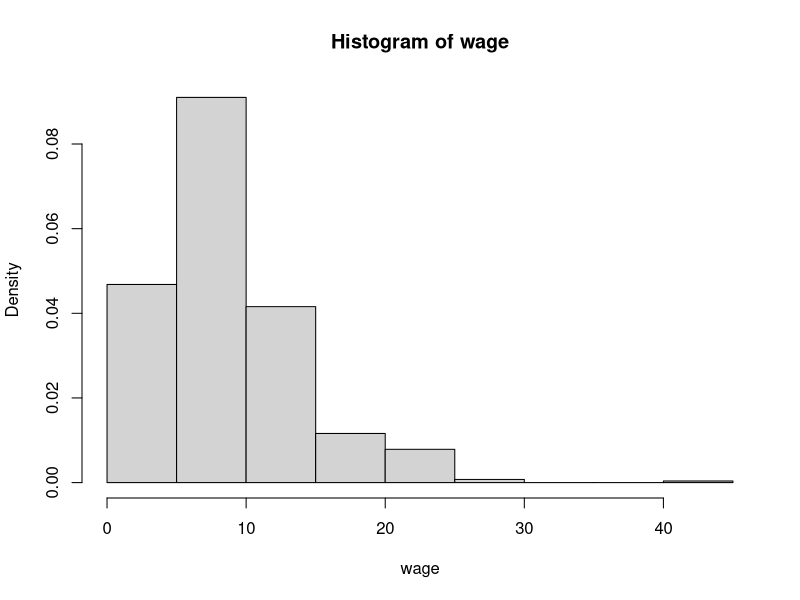
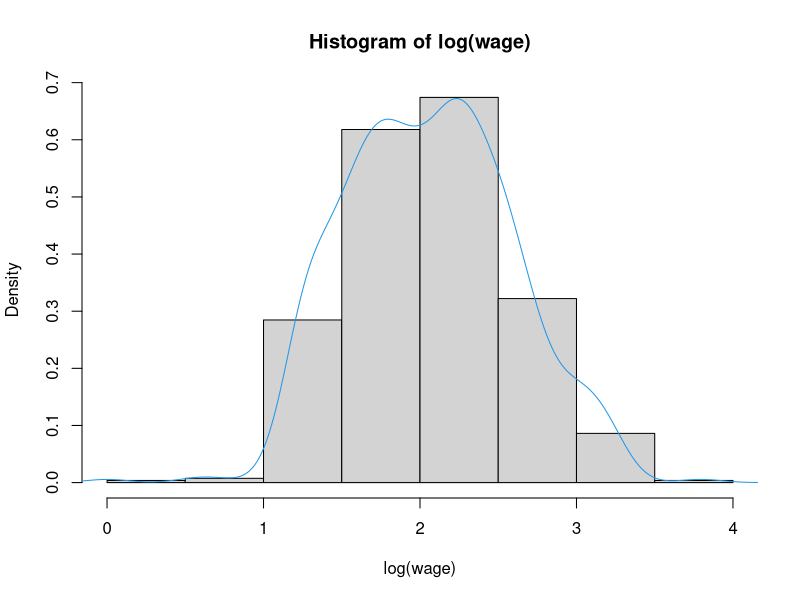
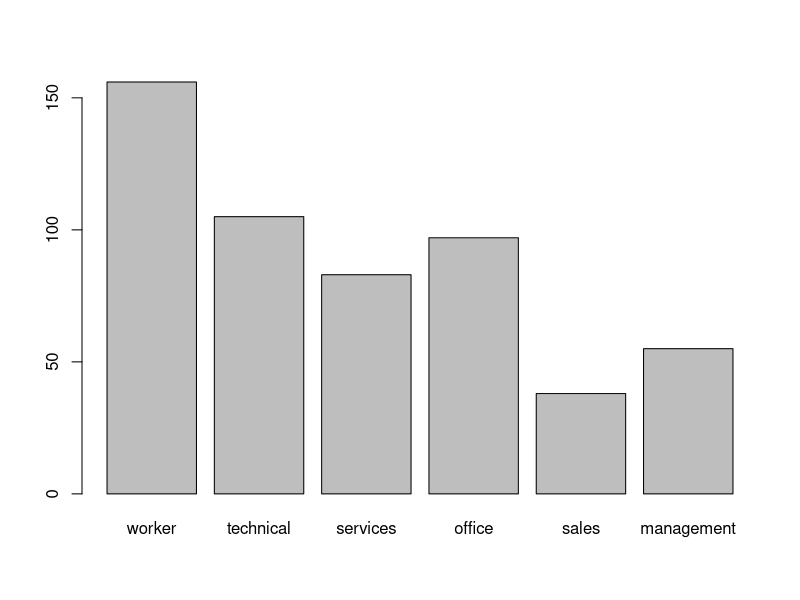
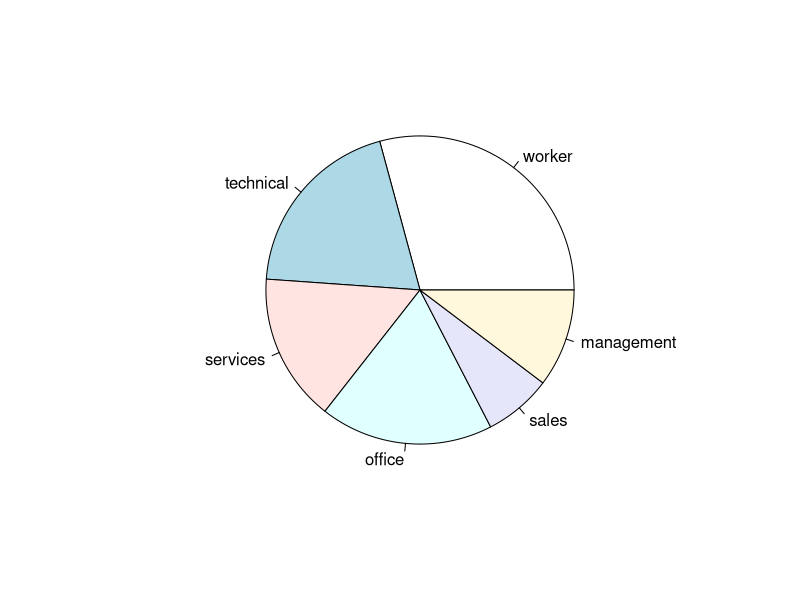
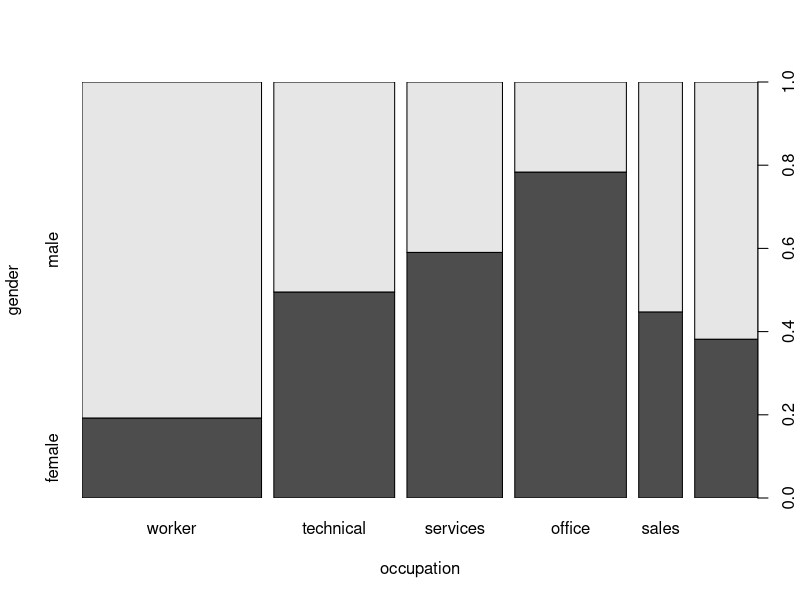
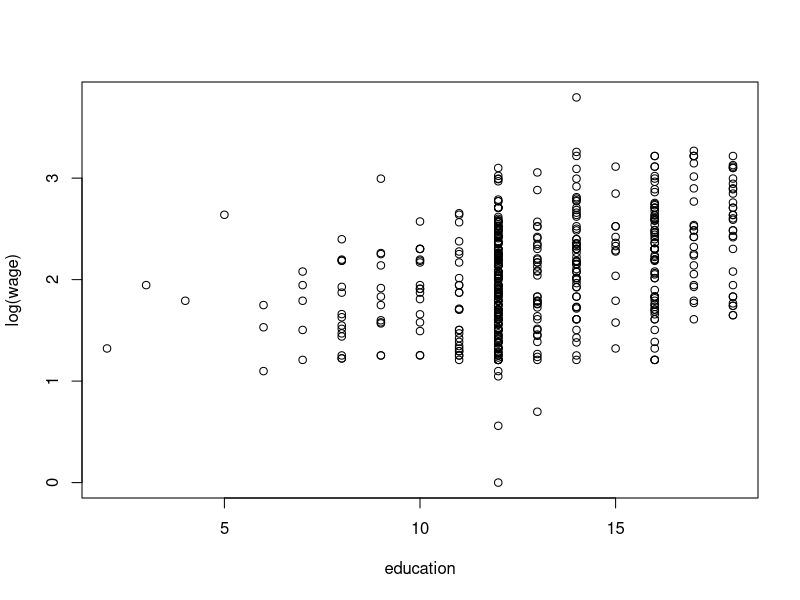
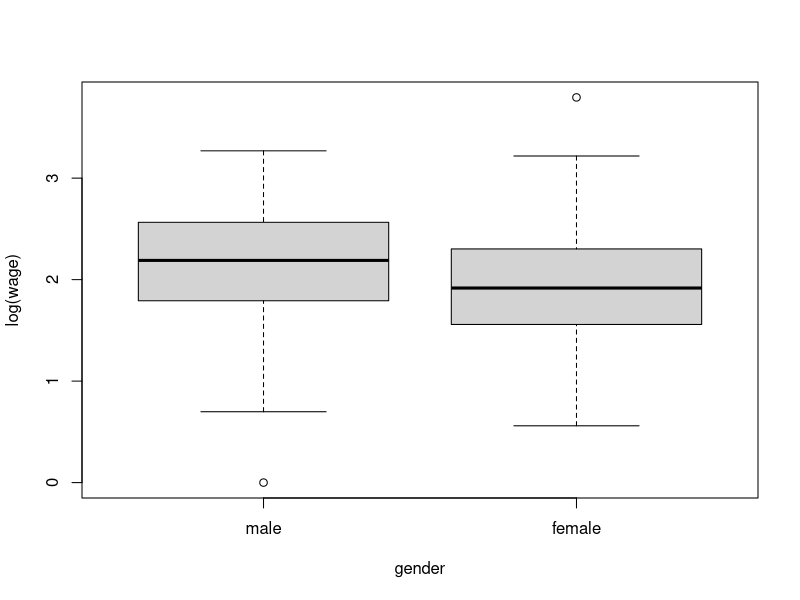
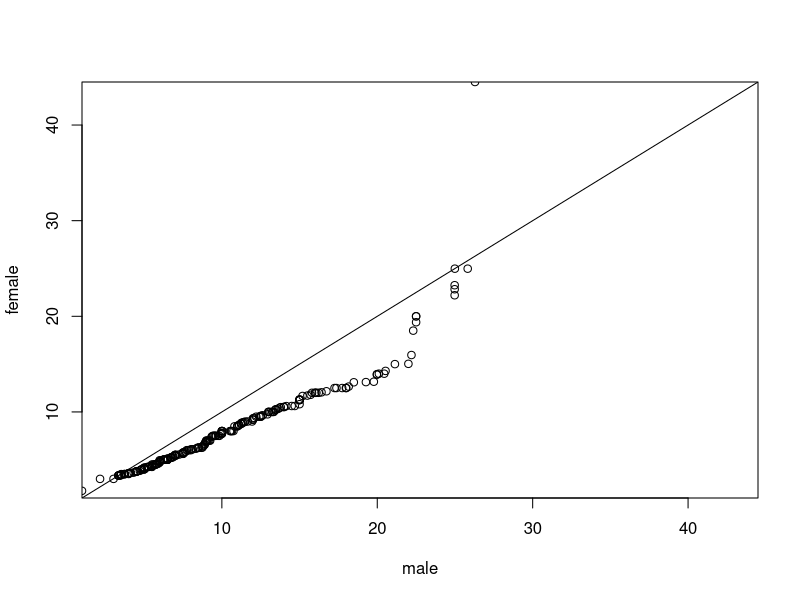

These figures' R source, in order:
## ---- chunk 1
# Load library (AER)
library(AER)

# Load data
data("CPS1985")
## ---- chunk 2
# see the data structure and summary
str(CPS1985)
summary(CPS1985)
## ---- chunk 3
# Attach the variable names
attach(CPS1985)

# Now let's look at a numerical variable
summary(wage)
median(wage)
var(wage)
sd(wage)
## ---- chunk 4
# Histogram
hist(wage, freq = FALSE)
hist(log(wage), freq = FALSE)
lines(density(log(wage)),col = 4)
## ---- chunk 5
# Now let's look at a categorical variable
summary(occupation)

# Proportion tables can also be used
tab <- table(occupation)
prop.table(tab)

# Categorical variables are best shown using barplots
barplot(tab)
pie (tab)
## ---- chunk 6
# Now let's look at a categorical variable
xtabs(~ gender + occupation, CPS1985)

# plot it using boxplot
plot(gender ~ occupation)
## ---- chunk 7
# Examine correlation
cor(log(wage),education)
cor(log(wage),education, method = "spearman")

# PLot the correlation
plot(log(wage) ~ education)
## ---- chunk 8
# Function for numerical summaries
tapply(log(wage),gender,mean)

# Plot the summaries
plot(log(wage) ~ gender)

#plot it using QQplot
mwage <- subset(CPS1985, gender == "male")$wage
fwage <- subset(CPS1985, gender =="female")$wage
qqplot(mwage, fwage, 
       xlim = range(wage), ylim = range(wage), 
       xaxs = "i", yaxs = "i", 
       xlab = "male", ylab = "female")
abline(0,1)
